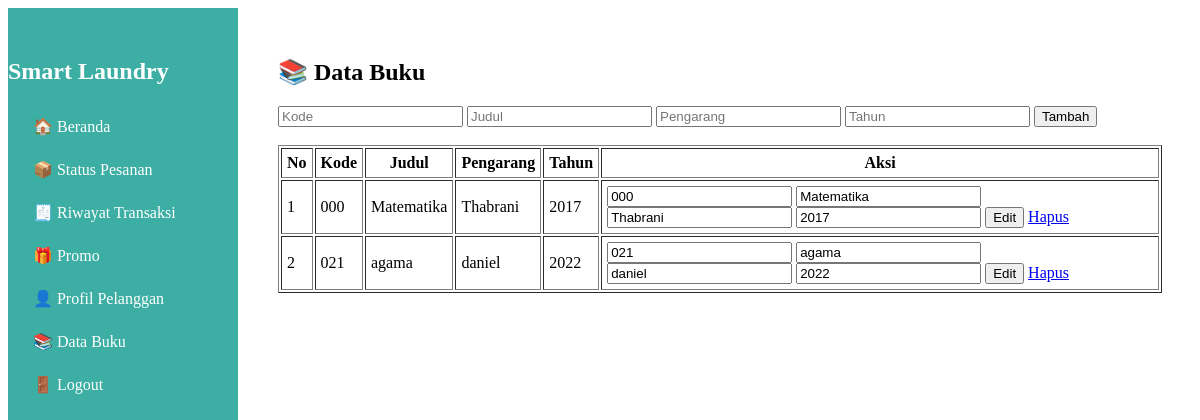
Screenshot of /data_buku.php (signed in) with the database file from the repository.
### tables this page shows
CREATE TABLE `buku` (
  `id` int(11) NOT NULL,
  `kode_buku` varchar(50) DEFAULT NULL,
  `judul` varchar(100) DEFAULT NULL,
  `pengarang` varchar(100) DEFAULT NULL,
  `tahun_terbit` varchar(10) DEFAULT NULL
);

### data_buku.php (the view, shortened to what this page needs)
<?php
include 'koneksi.php';
?>
<!DOCTYPE html>
<html>
<head><meta charset="UTF-8"><title>Data Buku</title></head>
<body>
<?php include 'sidebar.php'; ?>
<div class="main-content">
    <h2>📚 Data Buku</h2>
    <form method="POST">
        <input type="text" name="kode_buku" placeholder="Kode" required>
        <input type="text" name="judul" placeholder="Judul" required>
        <input type="text" name="pengarang" placeholder="Pengarang" required>
        <input type="text" name="tahun_terbit" placeholder="Tahun" required>
        <button name="tambah">Tambah</button>
    </form><br>
    <table border="1" cellpadding="5">
        <tr><th>No</th><th>Kode</th><th>Judul</th><th>Pengarang</th><th>Tahun</th><th>Aksi</th></tr>
        <?php
        $no = 1;
        $data = mysqli_query($conn, "SELECT * FROM buku");
        while ($b = mysqli_fetch_assoc($data)) {
        ?>
        <tr>
            <td><?= $no++; ?></td>
            <td><?= $b['kode_buku']; ?></td>
            <td><?= $b['judul']; ?></td>
            <td><?= $b['pengarang']; ?></td>
            <td><?= $b['tahun_terbit']; ?></td>
            <td>
                <form method="POST" style="display:inline;">
                    <input type="text" name="kode_buku" value="<?= $b['kode_buku']; ?>">
                    <input type="text" name="judul" value="<?= $b['judul']; ?>">
                    <input type="text" name="pengarang" value="<?= $b['pengarang']; ?>">
                    <input type="text" name="tahun_terbit" value="<?= $b['tahun_terbit']; ?>">
                    <button name="edit">Edit</button>
                </form>
                <a href="?hapus=<?= $b['id']; ?>" onclick="return confirm('Hapus data ini?')">Hapus</a>
            </td>
        </tr>
        <?php } ?>
    </table>
</div>
</body>
</html>

### sidebar.php (style rules this page uses)
.main-content { margin-left:240px; padding:30px; }

### rows the page displays
buku: kode_buku "000", judul "Matematika", pengarang "Thabrani", tahun_terbit "2017"
buku: kode_buku "021", judul "agama", pengarang "daniel", tahun_terbit "2022"
